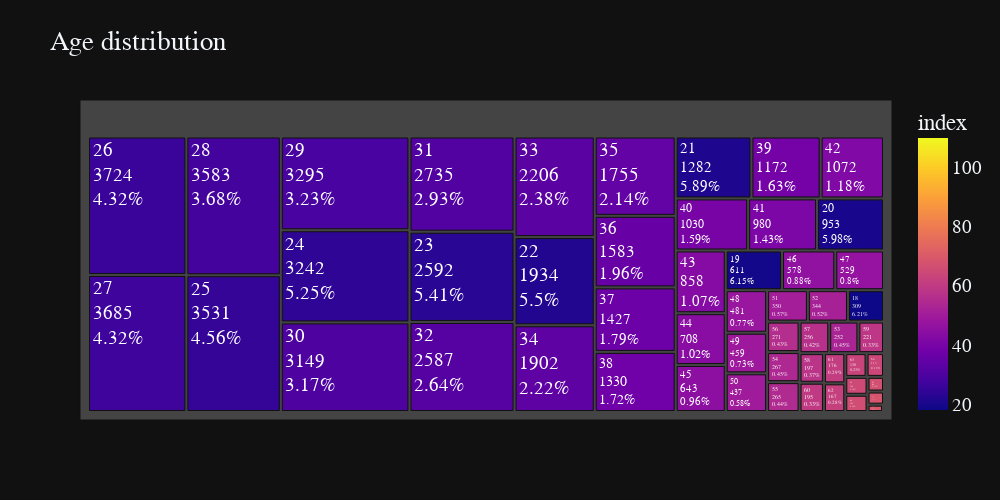

Notebook source saved alongside this figure:
### Code cell
age_df=cupid_df['age'].value_counts()
fig=px.treemap(age_df,
               path=[age_df.index],
               values=age_df.values,
               title="Age distribution",
               color=age_df.index,
               color_discrete_sequence=px.colors.sequential.PuBuGn,
               template='plotly_dark',
               width=1000, height=500
              )

percents = np.round((100*age_df.values / sum(age_df.values)).tolist(),2)
fig.data[0].customdata = percents
fig.data[0].texttemplate = '%{label}<br>%{value}<br>%{customdata}%'
fig.update_layout(font=dict(size=19,family="Franklin Gothic"))
fig.show()

### Figure 1 — Plotly figure (JSON) as saved in the notebook; plotly's stock layout.template omitted (floating-point values rounded to 4 significant figures)
{"data": [{"branchvalues": "total", "customdata": [6.21, 6.15, 5.98, 5.89, 5.5, 5.41, 5.25, 4.56, 4.32, 4.32, 3.68, 3.23, 3.17, 2.93, 2.64, 2.38, 2.22, 2.14, 1.96, 1.79, 1.72, 1.63, 1.59, 1.43, 1.18, 1.07, 1.02, 0.96, 0.88, 0.8, 0.77, 0.73, 0.58, 0.57, 0.52, 0.45, 0.45, 0.44, 0.43, 0.42, 0.37, 0.33, 0.33, 0.29, 0.28, 0.23, 0.19, 0.18, 0.18, 0.11, 0.1, 0.05, 0, 0], "domain": {"x": [0, 1], "y": [0, 1]}, "hovertemplate": "labels=%{label}<br>value=%{value}<br>parent=%{parent}<br>id=%{id}<br>index=%{color}<extra></extra>", "ids": ["18", "19", "20", "21", "22", "23", "24", "25", "26", "27", "28", "29", "30", "31", "32", "33", "34", "35", "36", "37", "38", "39", "40", "41", "42", "43", "44", "45", "46", "47", "48", "49", "50", "51", "52", "53", "54", "55", "56", "57", "58", "59", "60", "61", "62", "63", "64", "65", "66", "67", "68", "69", "109", "110"], "labels": ["18", "19", "20", "21", "22", "23", "24", "25", "26", "27", "28", "29", "30", "31", "32", "33", "34", "35", "36", "37", "38", "39", "40", "41", "42", "43", "44", "45", "46", "47", "48", "49", "50", "51", "52", "53", "54", "55", "56", "57", "58", "59", "60", "61", "62", "63", "64", "65", "66", "67", "68", "69", "109", "110"], "marker": {"coloraxis": "coloraxis", "colors": [18, 19, 20, 21, 22, 23, 24, 25, 26, 27, 28, 29, 30, 31, 32, 33, 34, 35, 36, 37, 38, 39, 40, 41, 42, 43, 44, 45, 46, 47, 48, 49, 50, 51, 52, 53, 54, 55, 56, 57, 58, 59, 60, 61, 62, 63, 64, 65, 66, 67, 68, 69, 109, 110]}, "name": "", "parents": ["", "", "", "", "", "", "", "", "", "", "", "", "", "", "", "", "", "", "", "", "", "", "", "", "", "", "", "", "", "", "", "", "", "", "", "", "", "", "", "", "", "", "", "", "", "", "", "", "", "", "", "", "", ""], "texttemplate": "%{label}<br>%{value}<br>%{customdata}%", "type": "treemap", "values": [309, 611, 953, 1282, 1934, 2592, 3242, 3531, 3724, 3685, 3583, 3295, 3149, 2735, 2587, 2206, 1902, 1755, 1583, 1427, 1330, 1172, 1030, 980, 1072, 858, 708, 643, 578, 529, 481, 459, 437, 350, 344, 252, 267, 265, 271, 256, 197, 221, 195, 176, 167, 138, 113, 109, 105, 66, 59, 31, 1, 1]}], "layout": {"coloraxis": {"colorbar": {"title": {"text": "index"}}, "colorscale": [[0, "#0d0887"], [0.1111, "#46039f"], [0.2222, "#7201a8"], [0.3333, "#9c179e"], [0.4444, "#bd3786"], [0.5556, "#d8576b"], [0.6667, "#ed7953"], [0.7778, "#fb9f3a"], [0.8889, "#fdca26"], [1, "#f0f921"]]}, "font": {"family": "Franklin Gothic", "size": 19}, "height": 500, "legend": {"tracegroupgap": 0}, "title": {"text": "Age distribution"}, "treemapcolorway": ["rgb(255,247,251)", "rgb(236,226,240)", "rgb(208,209,230)", "rgb(166,189,219)", "rgb(103,169,207)", "rgb(54,144,192)", "rgb(2,129,138)", "rgb(1,108,89)", "rgb(1,70,54)"], "width": 1000}}
